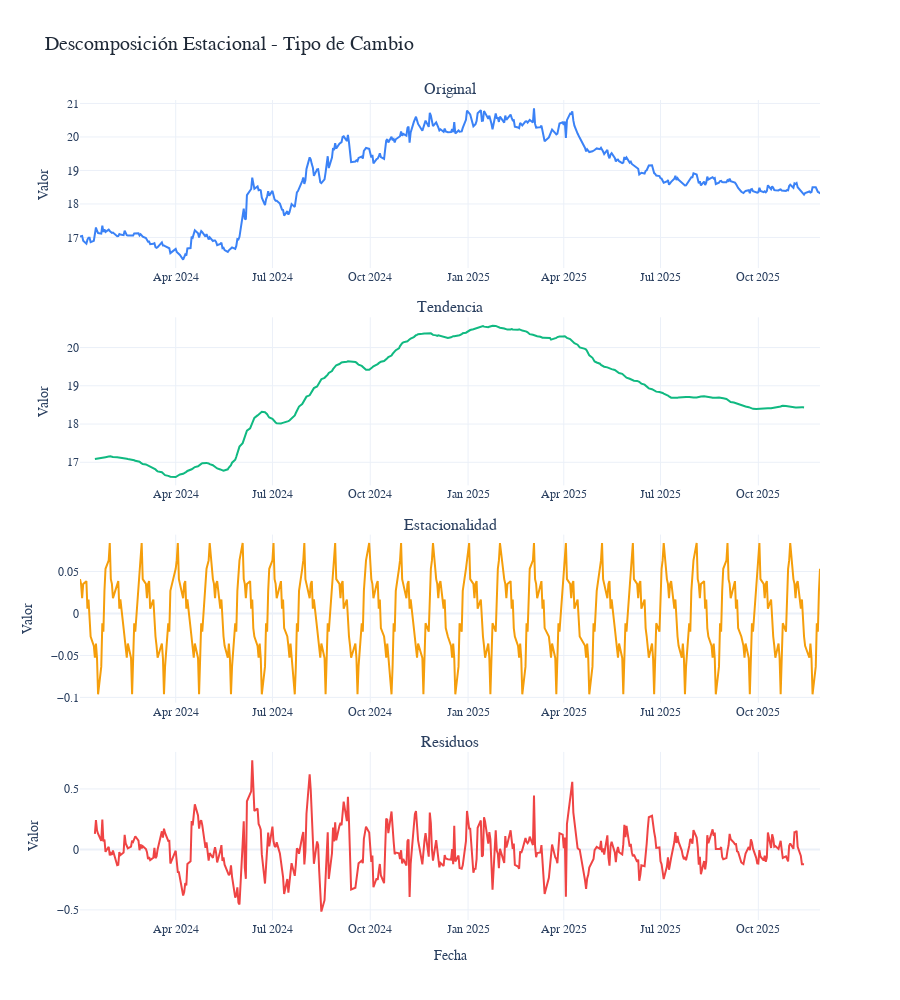

The notebook cell saved with this chart:
### Code cell
# Seasonal decomposition (using monthly period = 21 trading days)
rawData['fecha_idx'] = pd.to_datetime(rawData['fecha'])
rawData.set_index('fecha_idx', inplace=True)

PlotSeasonalDecomposition(
    rawData['tipo_cambio'],
    period=21,
    model='additive',
    title="Descomposición Estacional - Tipo de Cambio",
    height=1000,
    savePath='../results/05_seasonal_decomposition.html'
)

### Figure 1 — Plotly figure (JSON) as saved in the notebook; plotly's stock layout.template omitted (floating-point values rounded to 4 significant figures; data arrays with more than 128 entries replaced by an {"elided": "..."} marker saying what was removed)
{"data": [{"line": {"color": "#3b82f6"}, "mode": "lines", "name": "Original", "type": "scatter", "x": {"elided": "481 str values"}, "xaxis": "x", "y": {"elided": "481 float values"}, "yaxis": "y"}, {"line": {"color": "#10b981"}, "mode": "lines", "name": "Tendencia", "type": "scatter", "x": {"elided": "481 str values"}, "xaxis": "x2", "y": {"elided": "481 float values"}, "yaxis": "y2"}, {"line": {"color": "#f59e0b"}, "mode": "lines", "name": "Estacionalidad", "type": "scatter", "x": {"elided": "481 str values"}, "xaxis": "x3", "y": {"elided": "481 float values"}, "yaxis": "y3"}, {"line": {"color": "#ef4444"}, "mode": "lines", "name": "Residuos", "type": "scatter", "x": {"elided": "481 str values"}, "xaxis": "x4", "y": {"elided": "481 float values"}, "yaxis": "y4"}], "layout": {"annotations": [{"font": {"size": 16}, "showarrow": false, "text": "Original", "x": 0.5, "xanchor": "center", "xref": "paper", "y": 1, "yanchor": "bottom", "yref": "paper"}, {"font": {"size": 16}, "showarrow": false, "text": "Tendencia", "x": 0.5, "xanchor": "center", "xref": "paper", "y": 0.735, "yanchor": "bottom", "yref": "paper"}, {"font": {"size": 16}, "showarrow": false, "text": "Estacionalidad", "x": 0.5, "xanchor": "center", "xref": "paper", "y": 0.47, "yanchor": "bottom", "yref": "paper"}, {"font": {"size": 16}, "showarrow": false, "text": "Residuos", "x": 0.5, "xanchor": "center", "xref": "paper", "y": 0.205, "yanchor": "bottom", "yref": "paper"}], "font": {"family": "Arial", "size": 12}, "height": 1000, "showlegend": false, "title": {"font": {"color": "#1f2937", "size": 20}, "text": "Descomposición Estacional - Tipo de Cambio"}, "xaxis": {"anchor": "y", "domain": [0, 1]}, "xaxis2": {"anchor": "y2", "domain": [0, 1]}, "xaxis3": {"anchor": "y3", "domain": [0, 1]}, "xaxis4": {"anchor": "y4", "domain": [0, 1], "title": {"text": "Fecha"}}, "yaxis": {"anchor": "x", "domain": [0.795, 1], "title": {"text": "Valor"}}, "yaxis2": {"anchor": "x2", "domain": [0.53, 0.735], "title": {"text": "Valor"}}, "yaxis3": {"anchor": "x3", "domain": [0.265, 0.47], "title": {"text": "Valor"}}, "yaxis4": {"anchor": "x4", "domain": [0, 0.205], "title": {"text": "Valor"}}}}
